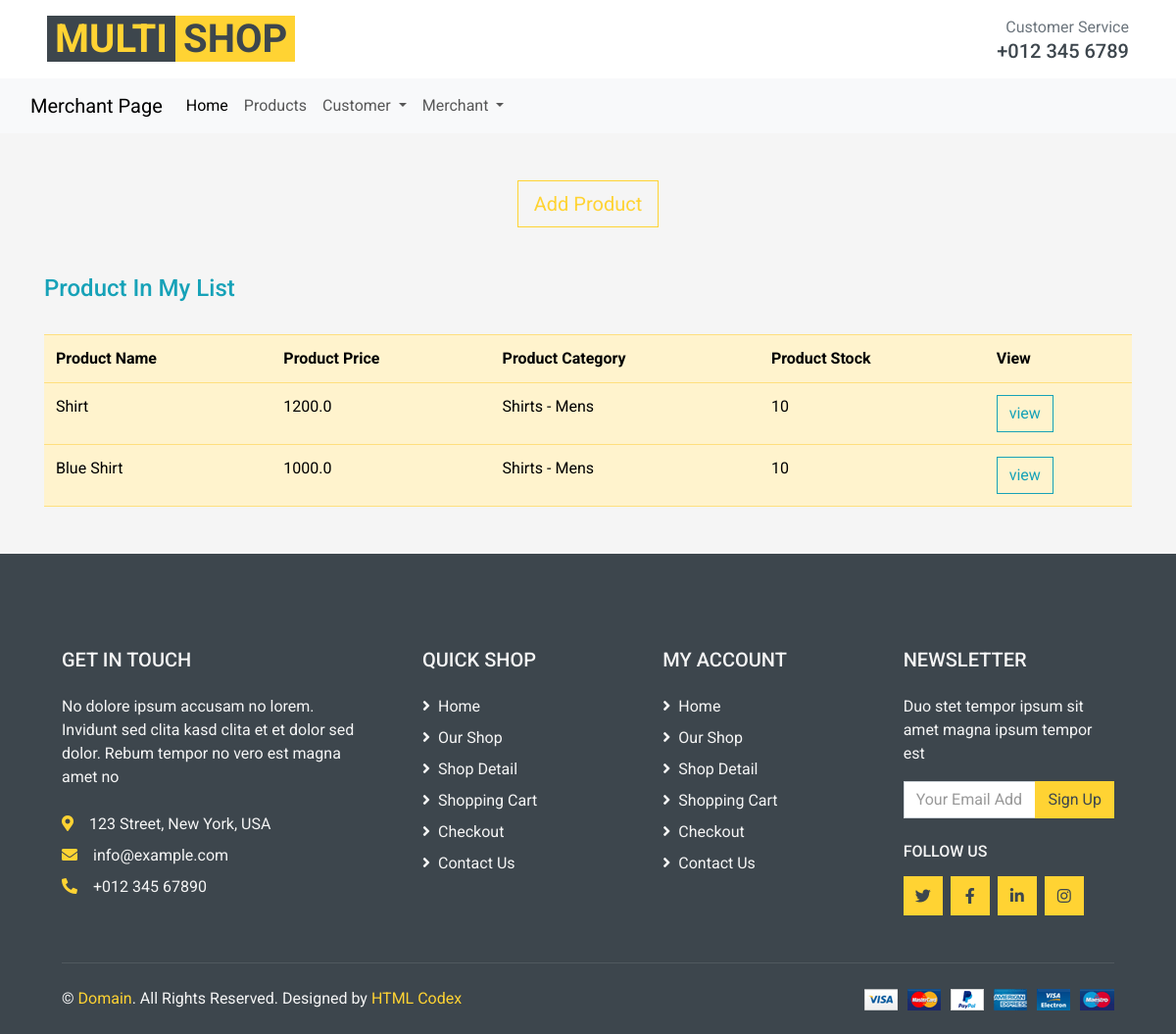
The page /Product/MerchantProduct (signed in) on the database as committed earlier.
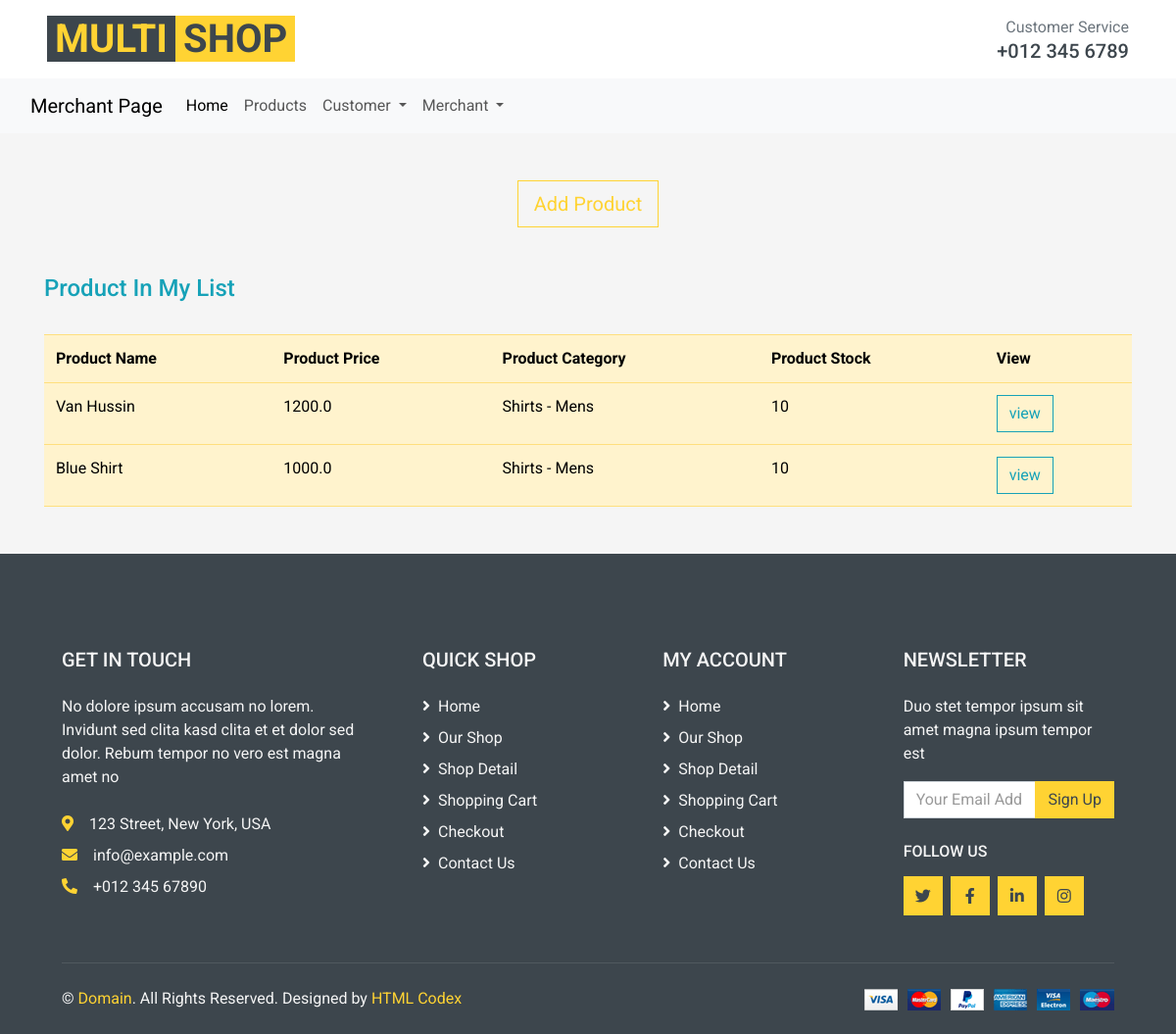
The same page on the database as committed later.
### Product/models.py (models this page shows, shortened)
class ProductDetails(models.Model):
    options = (("Shirts","Shirts"),("Jeans","Jeans"),("Sportswear","Sportswear"),("Jumpsuits","Jumpsuits"),("Blazers","Blazers"),("Jackets","Jackets"),("Shoes","Shoes"),("Kurthas","Kurthas"))
    option1 = (("Mens","Mens"),("Womans","Womans"),("Kids","Kids"))
    product_name = models.CharField(max_length = 255)
    Product_category = models.CharField(max_length = 255, choices = options)
    Product_subcategory = models.CharField(max_length = 255,choices = option1,null=True)
    product_description = models.CharField(max_length = 255)
    product_price = models.FloatField()
    product_stock = models.IntegerField()
    Product_Image =models.FileField(upload_to="Produc_image",null=True)
    product_availability = models.BooleanField(default = True)
    user = models.ForeignKey(User, on_delete = models.CASCADE, null = True, blank  = True)

### Product/views.py (the view, shortened to what this page needs)
# urls.py: path("MerchantProduct",views.MerchantProduct,name="MerchantProduct"),
@login_required(login_url="SignIn")
def MerchantProduct(request):
    form = ProductAddForm()
    product = ProductDetails.objects.filter(user = request.user)
    context = {
        "form":form,
        "product":product
    }
    return render(request,"merchant/products.html",context)

### Product/forms.py
class ProductAddForm(ModelForm):
    class Meta:
        model = ProductDetails
        fields = ["product_name","Product_category","Product_subcategory","product_description","product_price","product_stock","Product_Image"]
        widgets = {
            "product_name":TextInput(attrs={"class":'form-control'}),
            "Product_category":Select(attrs={"class":'form-control'}),
            "Product_subcategory":Select(attrs={"class":'form-control'}),
            "product_description":TextInput(attrs={"class":'form-control'}),
            "product_price":TextInput(attrs={"type":"number","class":'form-control'}),
            "product_stock":TextInput(attrs={"type":"number","class":'form-control'}),
        }

### templates/merchant/products.html (shortened to what this page needs)
{% extends "merchantindex.html" %}
{% block content %}
<div class="container mt-5 mb-5">
    <div class="addbutton text-center">
        <button type="button" class="btn btn-outline-primary btn-lg" data-bs-toggle="modal" data-bs-target="#exampleModal">
           Add Product
        </button>
    </div>
</div>
<div class="container">
    <h4 class="text-info">Product In My List</h4>
    <br>
    <table class="table table-warning table-stripped">
        <tr>
            <th>Product Name</th>
            <th>Product Price</th>
            <th>Product Category</th>
            <th>Product Stock</th>
            <th>View</th>
        </tr>
        {% for i in product %}
        <tr>
            <td>{{i.product_name}}</td>
            <td>{{i.product_price}}</td>
            <td>{{i.Product_category}} - {{i.Product_subcategory}}</td>
            <td>{{i.product_stock}}</td>
            <td><a href="{%url 'ProducteditMercahant' i.id %}" class="btn btn-outline-info">view</a></td>
        </tr>
        {% endfor %}
    </table>
</div>
{% endblock %}

Rows that differ between the two databases and show on the page:
changed ProductDetails: product_name "Shirt" → "Van Hussin"
